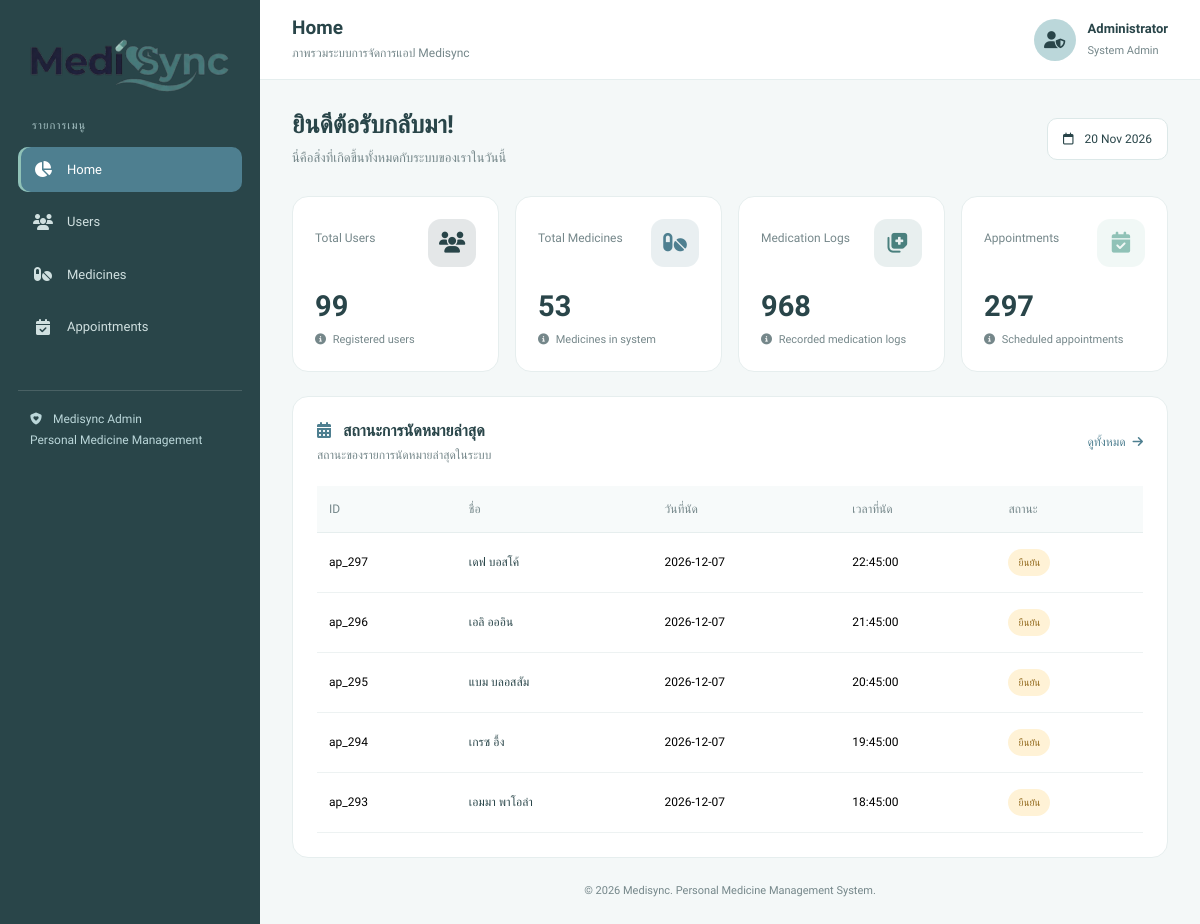
The page / on the database its author committed.
### tables this page shows
CREATE TABLE `appointments` (
  `appointment_id` varchar(10) NOT NULL,
  `user_id` int NOT NULL,
  `appointment_date` date NOT NULL,
  `appointment_time` time NOT NULL,
  `status` varchar(25) NOT NULL
);

CREATE TABLE `users` (
  `user_id` int NOT NULL,
  `name` varchar(150) NOT NULL,
  `date_of_birth` date NOT NULL,
  `gender` varchar(6) NOT NULL,
  `symptoms` varchar(100) NOT NULL,
  `causes` varchar(100) NOT NULL,
  `disease` varchar(100) NOT NULL,
  `medicine` varchar(100) NOT NULL
);

### www/index.php (the view, shortened to what this page needs)
<?php
require_once 'db_conn.php';
function countRecords($conn, $table) {
    $allowedTables = [
        'users',
        'medicines',
        'medication_log',
        'appointments'
    ];
    $sql = "SELECT COUNT(*) AS total FROM `$table`";
    $result = $conn->query($sql);
    $row = $result->fetch_assoc();
    return (int) $row['total'];
}
$totalUsers = countRecords($conn, 'users');
$totalMedicines = countRecords($conn, 'medicines');
$totalLogs = countRecords($conn, 'medication_log');
$totalAppointments = countRecords($conn, 'appointments');
$stats = [
    [
        "title" => "Total Users",
        "value" => number_format($totalUsers),
        "icon" => "fa-users",
        "color" => "#294549",
        "description" => "Registered users"
    ],
    [
        "title" => "Total Medicines",
        "value" => number_format($totalMedicines),
        "icon" => "fa-pills",
        "color" => "#4E7F90",
        "description" => "Medicines in system"
    ],
    [
        "title" => "Medication Logs",
        "value" => number_format($totalLogs),
        "icon" => "fa-notes-medical",
        "color" => "#4A807E",
        "description" => "Recorded medication logs"
    ],
    [
        "title" => "Appointments",
        "value" => number_format($totalAppointments),
        "icon" => "fa-calendar-check",
        "color" => "#90C2B7",
        "description" => "Scheduled appointments"
    ],
];
$sql = "
    SELECT
        a.appointment_id,
        u.name AS user_name,
        a.appointment_date,
        a.appointment_time,
        a.status
    FROM appointments a
    LEFT JOIN users u
        ON a.user_id = u.user_id
    ORDER BY
        a.appointment_date DESC,
        a.appointment_time DESC
    LIMIT 5
";
$result = $conn->query($sql);
$recentAppointments = [];
if ($result) {
    while ($row = $result->fetch_assoc()) {
        $recentAppointments[] = [
            "id" => $row['appointment_id'],
            "name" => $row['user_name'] ?? 'Unknown User',
            "date" => $row['appointment_date'],
            "time" => $row['appointment_time'],
            "status" => $row['status']
        ];
    }
}
function e($value) {
    return htmlspecialchars((string) $value, ENT_QUOTES, 'UTF-8');
}
?>
<!DOCTYPE html>
<html lang="en">
<head>
    <link
        href="https://cdn.jsdelivr.net/npm/bootstrap@5.3.3/dist/css/bootstrap.min.css"
        rel="stylesheet"
    >
    <link
        rel="stylesheet"
        href="https://cdnjs.cloudflare.com/ajax/libs/font-awesome/6.7.2/css/all.min.css"
    >
</head>
<body>
<aside class="sidebar" id="sidebar">
    <a href="index.php" class="brand">
        <img src="../../assets/logo.svg"
        alt="Medisync Logo"
        class="sidebar-logo">
    </a>
    <div class="menu-label">รายการเมนู</div>
    <ul class="sidebar-menu">
        <li>
            <a href="index.php" class="active">
                <i class="fa-solid fa-chart-pie"></i>
                Home
            </a>
        </li>
        <li>
            <a href="user-page/user.php">
                <i class="fa-solid fa-users"></i>
                Users
            </a>
        </li>
        <li>
            <a href="medicines/medicine.php">
                <i class="fa-solid fa-pills"></i>
                Medicines
            </a>
        </li>
        <li>
            <a href="appointment-page/appointment.php">
                <i class="fa-solid fa-calendar-check"></i>
                Appointments
            </a>
        </li>
    </ul>
    <div class="sidebar-footer">
        <i class="fa-solid fa-shield-heart me-2"></i>
        Medisync Admin
        <br>
        Personal Medicine Management
    </div>
</aside>
<main class="main-content">
    <header class="topbar">
        <div class="d-flex align-items-center gap-2">
            <div class="page-heading">
                <h5>Home</h5>
                <p>ภาพรวมระบบการจัดการแอป Medisync</p>
            </div>
        </div>
        <div class="admin-profile">
            <div class="admin-avatar">
                <i class="fa-solid fa-user-shield"></i>
            </div>
            <div class="admin-info">
                <strong>Administrator</strong>
                <small>System Admin</small>
            </div>
        </div>
    </header>
    <div class="content-wrapper">
        <section class="welcome-section">
            <div>
                <h2>ยินดีต้อรับกลับมา!</h2>
                <p>
                    นี่คือสิ่งที่เกิดขึ้นทั้งหมดกับระบบของเราในวันนี้
                </p>
            </div>
            <div class="date-label">
                <i class="fa-regular fa-calendar me-2"></i>
                <?= date('d M Y') ?>
            </div>
        </section>
        <section class="row g-3 mb-4">
            <?php foreach ($stats as $stat): ?>
                <div class="col-12 col-sm-6 col-xl-3">
                    <div class="stat-card">
                        <div class="stat-top">
                            <div class="stat-label">
                                <?= e($stat['title']) ?>
                            </div>
                            <div
                                class="stat-icon"
                                style="background: <?= e($stat['color']) ?>20;
                                       color: <?= e($stat['color']) ?>;"
                            >
                                <i class="fa-solid <?= e($stat['icon']) ?>"></i>
                            </div>
                        </div>
                        <div class="stat-value">
                            <?= e($stat['value']) ?>
                        </div>
                        <div class="stat-description">
                            <i class="fa-solid fa-circle-info me-1"></i>
                            <?= e($stat['description']) ?>
                        </div>
                    </div>
                </div>
            <?php endforeach; ?>
        </section>
        <section class="row g-4">
            <div class="col-12 col-8">
                <div class="panel">
                    <div class="panel-header">
                        <div>
                            <h5>
                                <i class="fa-solid fa-calendar-days me-2"
                                   style="color: var(--secondary);"></i>
                                สถานะการนัดหมายล่าสุด
                            </h5>
                            <p>สถานะของรายการนัดหมายล่าสุดในระบบ</p>
                        </div>
                        <a href="appointments.php" class="view-all">
                            ดูทั้งหมด
                            <i class="fa-solid fa-arrow-right ms-1"></i>
                        </a>
                    </div>
                    <div class="table-responsive">
                        <table class="table">
                            <thead>
                                <tr>
                                    <th>ID</th>
                                    <th>ชื่อ</th>
                                    <th>วันที่นัด</th>
                                    <th>เวลาที่นัด</th>
                                    <th>สถานะ</th>
                                </tr>
                            </thead>
                            <tbody>
                                <?php foreach ($recentAppointments as $appointment): ?>
                                    <?php
                                    $statusClass = [
                                        'Confirmed' => 'status-confirmed',
                                        'Pending' => 'status-pending',
                                        'Cancelled' => 'status-cancelled'
                                    ][$appointment['status']] ?? 'status-pending';
                                    ?>
                                    <tr>
                                        <td>
                                            <?= e($appointment['id']) ?>
                                        </td>
                                        <td>
                                            <span class="patient-name">
                                                <?= e($appointment['name']) ?>
                                            </span>
                                        </td>
                                        <td>
                                            <?= e($appointment['date']) ?>
                                        </td>
                                        <td>
                                            <?= e($appointment['time']) ?>
                                        </td>
                                        <td>
                                            <span class="status <?= e($statusClass) ?>">
                                                <?= e($appointment['status']) ?>
                                            </span>
                                        </td>
                                    </tr>
                                <?php endforeach; ?>
                            </tbody>
                        </table>
                    </div>
                </div>
            </div>
        </section>
        <footer class="footer">
            &copy; <?= date('Y') ?> Medisync.
            Personal Medicine Management System.
        </footer>
    </div>
</main>
</body>
</html>

### rows shown on the page
appointments: appointment_id "ap_297", user.name "เดฟ บอสโค้", appointment_date "2026-12-07", appointment_time "22:45:00", status "ยืนยัน"
appointments: appointment_id "ap_296", user.name "เอลิ อออิน", appointment_date "2026-12-07", appointment_time "21:45:00", status "ยืนยัน"
appointments: appointment_id "ap_295", user.name "แบม บลอสสัม", appointment_date "2026-12-07", appointment_time "20:45:00", status "ยืนยัน"
appointments: appointment_id "ap_294", user.name "เกรซ อึ้ง", appointment_date "2026-12-07", appointment_time "19:45:00", status "ยืนยัน"
appointments: appointment_id "ap_293", user.name "เอมมา พาโอล่า", appointment_date "2026-12-07", appointment_time "18:45:00", status "ยืนยัน"

### other values the page prints
$stat['title'] "Total Users"
$stat['value'] "99"
$stat['description'] "Registered users"
$stat['title'] "Total Medicines"
$stat['value'] "53"
$stat['description'] "Medicines in system"
$stat['title'] "Medication Logs"
$stat['value'] "968"
$stat['description'] "Recorded medication logs"
$stat['title'] "Appointments"
$stat['value'] "297"
$stat['description'] "Scheduled appointments"
